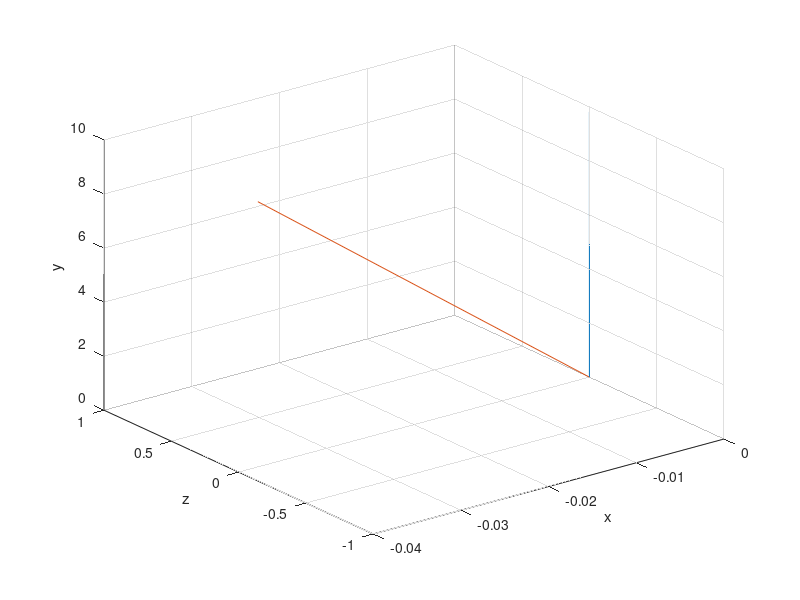

Reproduce this figure in MATLAB.
%% для получения информации введите команду >> help
% /* ***************************************************************************************************   */
% /* 	|Author: Vladislavert         |ssssssssssssssso++——+++osssssssssssssssssssssssssssssssssssssssss|  */
% /* 	|e-mail: chuvarevan@mail.ru   |yyyysoooooo..   /   |    ./yyyyyyyyyyosshhhhhyyyyyyyyyyyyyyyyyyyy|  */
% /* 	|_____________________________|yyyyyyysssso////  /syyyyyyyyyyyyyyy0    /yhhhhhyyyyyyyyyyyyyyyyyy|  */
% /*	|ssysyyyyysssyyyyyyyyyyyyyyyyyyyyyyyyyyyyyyso+   /ssyyyyyyyyyyyyso    0yhhhhhhhhyhyyyyyyyyyyyyyy|  */
% /*	|syyyyyys+.     ++osy      ...sssoosssssssoo+ +o/osssyyyyso+//s/ /oyyyhyhhhhhhhyyyyyyyyyyyyyyyyy|  */
% /*	|syyyyyysooo+/::/+/  ++++oooo+++ooooosssssshhyyyyyooo+//+oo++/ /:os+++++++++++++yyhhhyyyyyyyyyyy|  */
% /*	|ssssyyyyyys+/    ///////yyyyyys:--::/syo+//:/::::::/ooo+///  /oys\.          /ossyyyyyyyyyy'sss|  */
% /*	|yyyyyysyys/    ::://///////::/:------+s/::----::::::::/:-//+osssyyyyyyyss+/::://o ..........+ss|  */
% /*	|syyyyyyyso/   :ooooooooo---/-----::---:::----::::--:/----://+oooossyyhhhhhy/::::  :oyyyyyyyyyyy|  */
% /*	|yyysyyyyso+ +++/:ooooooo--/-0----/-/-----::::::::.-::::----+/:::::///++++++|     ////shhhhyyyyy|  */
% /*	|ysyyyyyysssossss+/:+oooo:|-00---/-0-..-----.-:---.-------::: ++++++++++//:::/   //::/oyhyyyyyyy|  */
% /*	|syyyyyysssssyyyo+/osssss+-\-0-:|-00.....--...-//:.----::      ssooooooossso+//  ::/+ooyyyyyyyyy|  */
% /*	|yyyyyyssssyyyyso+ssyyyyys+::-\+-\-0---.----..://+o::::-      /sysso+ossooooo++/  //+oosssssysss|  */
% /*	|yyyyyysssyyyyyoosyyyyyyyyyss+--/--------:----:::::::     ///sssssssyssoosoooo\ +++ossyyysyyyyyy|  */
% /*	|ysyyyysyyyyyysssyyyyyyysssso+::::--::/+++/://::://+     ::+osyyhhhyysssssssssso+oossssyyyyyyyyy|  */
% /*	|sssyysyyyyyyyyyyyyyyyyyysssoooo++/++++oooo+++////////\::::/+osyyhhyhyyyssssyyssooosyyyyyyyyyyyy|  */
% /*	|sysyysyyyyyyyyyyyyyyyyyyyyssosoo++++o+oo++///::::|::::::|::::: +osyyhyyssssyyyyyysssyhhhyyyyyyy|  */
% /*	╔═══╦═══╦═══╦══╦══╗yyyyyysyo////\                  \---/-        /+syyyssssyyyyhhyysyyyhyyyyyyyy|  */
% /*	║╔═╗║╔══╣╔══╩╗╔╣╔═╣╗─╔══╦══╗oooooooooo++++o+++/:::/:::/++         /oyyyyssyyhhhhhyhhyhhhyyyyyyyy|  */
% /*	║╚═╝║╚══╣║╔═╗║║║╚═╣║─║╔╗║╔╗║yysyyyso+++ssosoo+o+/::::::-:+ooo+        syyyyyyyhhyhhhhyyyyyyyyyyy|  */
% /*	║╔╗╔╣╔══╣║╚╗║║║╚═╗║║─║╚╝║╚╝╚╗yyyssssoosoo++++++++:---:--:+oossso       oyysyyhhhhhhhhyhhyyhhyyyy|  */
% /*	║║║║║╚══╣╚═╝╠╝╚╦═╝║╚═╣╔╗║ ═ ║ysyysssssoooooooo++++:----::+oossysso++    oyyhyyhhyhyyhyhyyhyhyyyy|  */
% /*	╚╝╚╝╚═══╩═══╩══╩══╩══╩╝╚╩═══╝yyysssssooooo++++++//:---:/++oosssssysss+: osyhhhyhhyyhyyyyyyyyyyyy|  */
% /* ***************************************************************************************************   */
% latitude(широта)
% Longitude(долгота)
% Altitude(высота)
% Значение углов ориентации во время начальной выставки БИНС
% Azimuth(Азимут)
% Pitch(Тангаж)
% Roll(Крен)
% R - матрица поворота
% g - ускорение свободного падения в точке проведения измерений
% psi - рысканье
% theta - тангаж
% gamma - крен

% определение положение в WGS-84
% 1. Накопить позицию по GPS(провести начальную выставку, в том числе БИНС)
% для дальнейшего перевода из стартовой СК в ГСК
% 2. Перевод из ССК в связанные нормальные оси(СНС) с помощью матрицы
% повротов, для определение позиции в стартовой СК
% 3. Перевод из стартовой СК в геоцентрическую СК(WGS-84) с помощью
% сложения

%%
% положение в WGS-84
% latitude(широта) = 55.814068
% Longitude(долгота) = 37.50038
% Altitude(высота) = 210.7
% Значение углов ориентации во время начальной выставки БИНС
% Azimuth(Азимут) = 320.0798
% Pitch(Тангаж) = 0.6876
% Roll(Крен) = -1.9878

%%
coordinateWGS = [55.814068, 37.50038, 210.7];
g = 9.81439;

%angl = [0*pi/180; 90*pi/180; 45*pi/180];
% angl = [deg2rad(0.6876); deg2rad(-1.9878); deg2rad(320.0798)];

% крен, рысканье, тангаж
% angl = [deg2rad(1.9878); deg2rad(320.0798); deg2rad(0.6876)];

% angl = [deg2rad(-2.4863); deg2rad(-0.9722); deg2rad(322.3634)];
% angl = [-0.023647000000000001; -0.014255; -0.003852];
angl = [0; -0.003852; 0];


% крен, тангаж, рысканье
% angl = [deg2rad(1.9878); deg2rad(0.6876); deg2rad(320.0798)];

R = [cos(angl(2))*cos(angl(3)), sin(angl(1))*sin(angl(2))*cos(angl(3))-cos(angl(1))*sin(angl(3)), cos(angl(1))*sin(angl(2))*cos(angl(3))+sin(angl(1))*sin(angl(3));...
     cos(angl(2))*sin(angl(3)), sin(angl(1))*sin(angl(2))*sin(angl(3))+cos(angl(1))*cos(angl(3)), cos(angl(1))*sin(angl(2))*sin(angl(3))-sin(angl(1))*cos(angl(3));...
     -sin(angl(2))                                       , sin(angl(1))*cos(angl(2))            , cos(angl(1))*cos(angl(2))];
% 
% R = [cos(angl(3))*cos(angl(2)), sin(angl(1))*sin(angl(3))*cos(angl(2))-cos(angl(1))*sin(angl(2)), cos(angl(1))*sin(angl(3))*cos(angl(2))+sin(angl(1))*sin(angl(2));...
%      cos(angl(3))*sin(angl(2)), sin(angl(1))*sin(angl(3))*sin(angl(2))+cos(angl(1))*cos(angl(2)), cos(angl(1))*sin(angl(3))*sin(angl(2))-sin(angl(1))*cos(angl(2));...
%      -sin(angl(3))                                       , sin(angl(1))*cos(angl(3))            , cos(angl(1))*cos(angl(3))];

% крен, тангаж, рысканье
% Маррица составленная на основе углов Тейта-Брайана
% R = [cos(angl(3))*cos(angl(2)),                                        -cos(angl(2))*sin(angl(3)),                                       sin(angl(2));...
%      sin(angl(1))*sin(angl(2))*cos(angl(3))-cos(angl(1))*sin(angl(3)), -sin(angl(1))*sin(angl(2))*sin(angl(3))+cos(angl(1))*cos(angl(3)), sin(angl(1))*cos(angl(2));...
%      -cos(angl(1))*sin(angl(2))*cos(angl(3))+sin(angl(1))*sin(angl(3)) , cos(angl(1))*sin(angl(2))*sin(angl(3))+sin(angl(1))*cos(angl(3)), cos(angl(1))*cos(angl(2))];

% Матрица поворотов из методического пособия по дисциплине: 
% «Аппаратные средства бортовых интегрированных систем летательных аппаратов»
%                (под редакцией М.Н. Красильщикова)
% 
%  R = [cos(angl(2))*cos(angl(3)), -cos(angl(1))*cos(angl(3))*sin(2) + sin(1)*sin(3),                  sin(angl(1))*cos(angl(3))*sin(angl(2))+cos(angl(1))*sin(angl(3));...
%       sin(angl(2))             ,               cos(angl(1))*cos(angl(2)),                           -sin(angl(1))*cos(angl(2))                                       ;...
%       -cos(angl(2))*sin(angl(3)), cos(angl(1))*sin(angl(3))*sin(angl(2+sin(angl(1))*cos(angl(3)), -sin(angl(1))*sin(angl(3))*sin(angl(2))+cos(angl(1))*cos(angl(3))];

Vector = [0; 0; g];
% Vector = [0.105348; 0.43575799999999998; 9.7087839999999996];
Rotation = ((R))*Vector %- VectorAccel

plot3([0,Vector(1)],[0,Vector(2)],[0,Vector(3)])
hold on
grid on
plot3([0,Rotation(1)],[0,Rotation(2)],[0,Rotation(3)])
xlabel('x')
ylabel('z')
zlabel('y')

%% реализация алгоритма получения позиции в стартовой СК

%% реализация алгоритма перевода из стартовой СК в геоцентрическую СК
